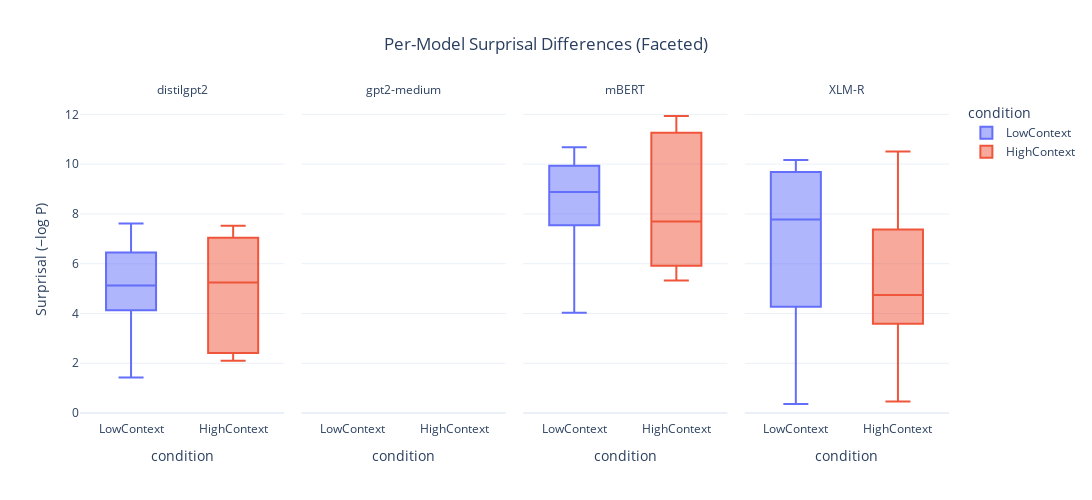

Notebook code for this chart:
### Code cell
fig = px.box(
    results_df,
    x="condition",
    y="surprisal",
    facet_col="model",
    color="condition",
    title="Per-Model Surprisal Differences (Faceted)",
    labels={"surprisal": "Surprisal (−log P)"}
)

fig.update_layout(
    title_x=0.5,
    template="plotly_white",
    width=1400,
    height=500
)
fig.for_each_annotation(lambda a: a.update(text=a.text.split("=")[-1]))

fig.show()
fig.write_html("boxplot.html", include_plotlyjs='cdn')

### Figure 1 — Plotly figure (JSON) as saved in the notebook; plotly's stock layout.template omitted (floating-point values rounded to 4 significant figures)
{"data": [{"alignmentgroup": "True", "hovertemplate": "condition=%{x}<br>model=distilgpt2<br>Surprisal (−log P)=%{y}<extra></extra>", "legendgroup": "LowContext", "marker": {"color": "#636efa"}, "name": "LowContext", "notched": false, "offsetgroup": "LowContext", "orientation": "v", "showlegend": true, "type": "box", "x": ["LowContext", "LowContext", "LowContext", "LowContext", "LowContext", "LowContext", "LowContext", "LowContext", "LowContext", "LowContext"], "x0": " ", "xaxis": "x", "y": [5.211, 5.033, 3.053, 4.127, 6.28, 1.425, 4.293, 6.855, 6.447, 7.614], "y0": " ", "yaxis": "y"}, {"alignmentgroup": "True", "hovertemplate": "condition=%{x}<br>model=gpt2-medium<br>Surprisal (−log P)=%{y}<extra></extra>", "legendgroup": "LowContext", "marker": {"color": "#636efa"}, "name": "LowContext", "notched": false, "offsetgroup": "LowContext", "orientation": "v", "showlegend": false, "type": "box", "x": ["LowContext", "LowContext", "LowContext", "LowContext", "LowContext", "LowContext", "LowContext", "LowContext", "LowContext", "LowContext"], "x0": " ", "xaxis": "x2", "y": [NaN, NaN, NaN, NaN, NaN, NaN, NaN, NaN, NaN, NaN], "y0": " ", "yaxis": "y2"}, {"alignmentgroup": "True", "hovertemplate": "condition=%{x}<br>model=mBERT<br>Surprisal (−log P)=%{y}<extra></extra>", "legendgroup": "LowContext", "marker": {"color": "#636efa"}, "name": "LowContext", "notched": false, "offsetgroup": "LowContext", "orientation": "v", "showlegend": false, "type": "box", "x": ["LowContext", "LowContext", "LowContext", "LowContext", "LowContext", "LowContext", "LowContext", "LowContext", "LowContext", "LowContext"], "x0": " ", "xaxis": "x3", "y": [7.548, 7.564, 4.026, 9.934, 9.153, 8.605, 9.86, 5.929, 10.68, 9.985], "y0": " ", "yaxis": "y3"}, {"alignmentgroup": "True", "hovertemplate": "condition=%{x}<br>model=XLM-R<br>Surprisal (−log P)=%{y}<extra></extra>", "legendgroup": "LowContext", "marker": {"color": "#636efa"}, "name": "LowContext", "notched": false, "offsetgroup": "LowContext", "orientation": "v", "showlegend": false, "type": "box", "x": ["LowContext", "LowContext", "LowContext", "LowContext", "LowContext", "LowContext", "LowContext", "LowContext", "LowContext", "LowContext"], "x0": " ", "xaxis": "x4", "y": [7.645, 9.679, 4.08, 4.272, 10.06, 0.3641, 10.16, 7.904, 6.528, 8.728], "y0": " ", "yaxis": "y4"}, {"alignmentgroup": "True", "hovertemplate": "condition=%{x}<br>model=distilgpt2<br>Surprisal (−log P)=%{y}<extra></extra>", "legendgroup": "HighContext", "marker": {"color": "#EF553B"}, "name": "HighContext", "notched": false, "offsetgroup": "HighContext", "orientation": "v", "showlegend": true, "type": "box", "x": ["HighContext", "HighContext", "HighContext", "HighContext", "HighContext", "HighContext", "HighContext", "HighContext", "HighContext", "HighContext"], "x0": " ", "xaxis": "x", "y": [7.038, 5.273, 5.223, 2.104, 2.411, 2.928, 6.188, 2.15, 7.527, 7.267], "y0": " ", "yaxis": "y"}, {"alignmentgroup": "True", "hovertemplate": "condition=%{x}<br>model=gpt2-medium<br>Surprisal (−log P)=%{y}<extra></extra>", "legendgroup": "HighContext", "marker": {"color": "#EF553B"}, "name": "HighContext", "notched": false, "offsetgroup": "HighContext", "orientation": "v", "showlegend": false, "type": "box", "x": ["HighContext", "HighContext", "HighContext", "HighContext", "HighContext", "HighContext", "HighContext", "HighContext", "HighContext", "HighContext"], "x0": " ", "xaxis": "x2", "y": [NaN, NaN, NaN, NaN, NaN, NaN, NaN, NaN, NaN, NaN], "y0": " ", "yaxis": "y2"}, {"alignmentgroup": "True", "hovertemplate": "condition=%{x}<br>model=mBERT<br>Surprisal (−log P)=%{y}<extra></extra>", "legendgroup": "HighContext", "marker": {"color": "#EF553B"}, "name": "HighContext", "notched": false, "offsetgroup": "HighContext", "orientation": "v", "showlegend": false, "type": "box", "x": ["HighContext", "HighContext", "HighContext", "HighContext", "HighContext", "HighContext", "HighContext", "HighContext", "HighContext", "HighContext"], "x0": " ", "xaxis": "x3", "y": [11.8, 6.531, 11.26, 5.325, 6.408, 5.652, 11.93, 10.07, 5.921, 8.853], "y0": " ", "yaxis": "y3"}, {"alignmentgroup": "True", "hovertemplate": "condition=%{x}<br>model=XLM-R<br>Surprisal (−log P)=%{y}<extra></extra>", "legendgroup": "HighContext", "marker": {"color": "#EF553B"}, "name": "HighContext", "notched": false, "offsetgroup": "HighContext", "orientation": "v", "showlegend": false, "type": "box", "x": ["HighContext", "HighContext", "HighContext", "HighContext", "HighContext", "HighContext", "HighContext", "HighContext", "HighContext", "HighContext"], "x0": " ", "xaxis": "x4", "y": [8.438, 3.589, 7.377, 1.906, 3.891, 0.4619, 10.5, 3.614, 6.041, 5.598], "y0": " ", "yaxis": "y4"}], "layout": {"annotations": [{"font": {}, "showarrow": false, "text": "distilgpt2", "x": 0.1175, "xanchor": "center", "xref": "paper", "y": 1, "yanchor": "bottom", "yref": "paper"}, {"font": {}, "showarrow": false, "text": "gpt2-medium", "x": 0.3725, "xanchor": "center", "xref": "paper", "y": 1, "yanchor": "bottom", "yref": "paper"}, {"font": {}, "showarrow": false, "text": "mBERT", "x": 0.6275, "xanchor": "center", "xref": "paper", "y": 1, "yanchor": "bottom", "yref": "paper"}, {"font": {}, "showarrow": false, "text": "XLM-R", "x": 0.8825, "xanchor": "center", "xref": "paper", "y": 1, "yanchor": "bottom", "yref": "paper"}], "boxmode": "overlay", "height": 500, "legend": {"title": {"text": "condition"}, "tracegroupgap": 0}, "title": {"text": "Per-Model Surprisal Differences (Faceted)", "x": 0.5}, "width": 1400, "xaxis": {"anchor": "y", "categoryarray": ["LowContext", "HighContext"], "categoryorder": "array", "domain": [0, 0.235], "title": {"text": "condition"}}, "xaxis2": {"anchor": "y2", "categoryarray": ["LowContext", "HighContext"], "categoryorder": "array", "domain": [0.255, 0.49], "matches": "x", "title": {"text": "condition"}}, "xaxis3": {"anchor": "y3", "categoryarray": ["LowContext", "HighContext"], "categoryorder": "array", "domain": [0.51, 0.745], "matches": "x", "title": {"text": "condition"}}, "xaxis4": {"anchor": "y4", "categoryarray": ["LowContext", "HighContext"], "categoryorder": "array", "domain": [0.765, 1.0], "matches": "x", "title": {"text": "condition"}}, "yaxis": {"anchor": "x", "domain": [0, 1], "title": {"text": "Surprisal (−log P)"}}, "yaxis2": {"anchor": "x2", "domain": [0, 1], "matches": "y", "showticklabels": false}, "yaxis3": {"anchor": "x3", "domain": [0, 1], "matches": "y", "showticklabels": false}, "yaxis4": {"anchor": "x4", "domain": [0, 1], "matches": "y", "showticklabels": false}}}
